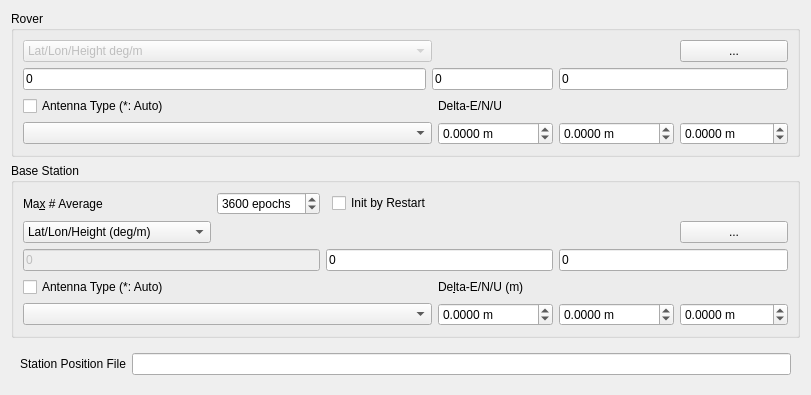
     <widget class="QWidget" name="tabPosition">
      <attribute name="title">
       <string>&amp;Positions</string>
      </attribute>
      <layout class="QGridLayout" name="gridLayout_5">
       <item row="4" column="0">
        <widget class="QWidget" name="widget_3" native="true">
         <property name="sizePolicy">
          <sizepolicy hsizetype="Preferred" vsizetype="Maximum">
           <horstretch>0</horstretch>
           <verstretch>0</verstretch>
          </sizepolicy>
         </property>
         <layout class="QGridLayout" name="gridLayout_12">
          <item row="0" column="0">
           <widget class="QLabel" name="Label30">
            <property name="toolTip">
             <string/>
            </property>
            <property name="text">
             <string>Station Position File</string>
            </property>
            <property name="buddy">
             <cstring>lEStationPositionFile</cstring>
            </property>
           </widget>
          </item>
          <item row="0" column="1">
           <widget class="QLineEdit" name="lEStationPositionFile">
            <property name="toolTip">
             <string>&lt;html&gt;&lt;head/&gt;&lt;body&gt;&lt;p&gt;Input the station position file path to retrieve the position from the station list (option: &lt;span style=&quot; font-style:italic;&quot;&gt;file-staposfile&lt;/span&gt;). &lt;/p&gt;&lt;p&gt;The station position file is a text file which contains the multiple lines. Each line represents a record for a station. A record contains:&lt;/p&gt;&lt;p&gt;&lt;span style=&quot; font-weight:700;&quot;&gt;- Latitude (deg)&lt;/span&gt;&lt;/p&gt;&lt;p&gt;&lt;span style=&quot; font-weight:700;&quot;&gt;- Longitude (deg)&lt;/span&gt;&lt;/p&gt;&lt;p&gt;&lt;span style=&quot; font-weight:700;&quot;&gt;- Ellipsoidal height (m)&lt;/span&gt;&lt;/p&gt;&lt;p&gt;&lt;span style=&quot; font-weight:700;&quot;&gt;- Station ID&lt;/span&gt;&lt;/p&gt;&lt;p&gt;&lt;span style=&quot; font-weight:700;&quot;&gt;- Station name&lt;/span&gt;&lt;/p&gt;&lt;p&gt;separated by spaces. The line starting &amp;quot;%&amp;quot; is treated as the comment line. &lt;/p&gt;&lt;p&gt;&lt;br/&gt;&lt;/p&gt;&lt;p&gt;An example station position file is found at &amp;quot;data\stations.pos&amp;quot;.&lt;/p&gt;&lt;p&gt;SINEX station positions can be used as well. An sample SINEX file is found at &amp;quot;data\igs10P1565_wocov.snx&amp;quot;&lt;/p&gt;&lt;/body&gt;&lt;/html&gt;</string>
            </property>
           </widget>
          </item>
         </layout>
        </widget>
       </item>
       <item row="3" column="0">
        <widget class="QGroupBox" name="GroupRefAnt">
         <property name="title">
          <string>Base Station</string>
         </property>
         <layout class="QGridLayout" name="gridLayout_10">
          <item row="5" column="6">
           <widget class="QDoubleSpinBox" name="sBReferenceAntennaU">
            <property name="toolTip">
             <string>&lt;html&gt;&lt;head/&gt;&lt;body&gt;&lt;p&gt;Set the delta position in up direction of the rover antenna as offsets of ARP (antenna reference point) position with refer to the marker (option: &lt;span style=&quot; font-style:italic;&quot;&gt;ant2-antdelu&lt;/span&gt;)&lt;/p&gt;&lt;/body&gt;&lt;/html&gt;</string>
            </property>
            <property name="suffix">
             <string> m</string>
            </property>
            <property name="decimals">
             <number>4</number>
            </property>
            <property name="minimum">
             <double>-10000.000000000000000</double>
            </property>
            <property name="maximum">
             <double>10000.000000000000000</double>
            </property>
           </widget>
          </item>
          <item row="1" column="6">
           <widget class="QPushButton" name="btnReferencePosition">
            <property name="toolTip">
             <string>Select reference position</string>
            </property>
            <property name="text">
             <string>...</string>
            </property>
           </widget>
          </item>
          <item row="3" column="4">
           <widget class="QLabel" name="lblReferenceAntennaD">
            <property name="text">
             <string>De&amp;lta-E/N/U (m)</string>
            </property>
            <property name="buddy">
             <cstring>sBReferenceAntennaE</cstring>
            </property>
           </widget>
          </item>
          <item row="3" column="0" colspan="2">
           <widget class="QCheckBox" name="cBReferenceAntennaPcv">
            <property name="toolTip">
             <string>&lt;html&gt;&lt;head/&gt;&lt;body&gt;&lt;p&gt;Specify base station antenna type and/or delta position&lt;/p&gt;&lt;/body&gt;&lt;/html&gt;</string>
            </property>
            <property name="text">
             <string>Antenna Type (*: Auto)</string>
            </property>
           </widget>
          </item>
          <item row="5" column="4">
           <widget class="QDoubleSpinBox" name="sBReferenceAntennaE">
            <property name="toolTip">
             <string>&lt;html&gt;&lt;head/&gt;&lt;body&gt;&lt;p&gt;Set the delta position in east direction of the rover antenna as offsets of ARP (antenna reference point) position with refer to the marker (option: &lt;span style=&quot; font-style:italic;&quot;&gt;ant2-antdele&lt;/span&gt;)&lt;/p&gt;&lt;/body&gt;&lt;/html&gt;</string>
            </property>
            <property name="suffix">
             <string> m</string>
            </property>
            <property name="decimals">
             <number>4</number>
            </property>
            <property name="minimum">
             <double>-100000.000000000000000</double>
            </property>
            <property name="maximum">
             <double>1000000.000000000000000</double>
            </property>
           </widget>
          </item>
          <item row="1" column="0">
           <widget class="QComboBox" name="cBReferencePositionType">
            <property name="toolTip">
             <string>Select base station position format</string>
            </property>
            <item>
             <property name="text">
              <string>Lat/Lon/Height (deg/m)</string>
             </property>
            </item>
            <item>
             <property name="text">
              <string>Lat/Lon/Height (dms/m)</string>
             </property>
            </item>
            <item>
             <property name="text">
              <string>X/Y/Z-ECEF m</string>
             </property>
            </item>
            <item>
             <property name="text">
              <string>Average of Single Position</string>
             </property>
            </item>
            <item>
             <property name="text">
              <string>Get from Position File</string>
             </property>
            </item>
            <item>
             <property name="text">
              <string>RINEX Header Position</string>
             </property>
            </item>
            <item>
             <property name="text">
              <string>RTCM/Raw Antenna Position</string>
             </property>
            </item>
           </widget>
          </item>
          <item row="5" column="5">
           <widget class="QDoubleSpinBox" name="sBReferenceAntennaN">
            <property name="toolTip">
             <string>&lt;html&gt;&lt;head/&gt;&lt;body&gt;&lt;p&gt;Set the delta position in north direction of the rover antenna as offsets of ARP (antenna reference point) position with refer to the marker (option: &lt;span style=&quot; font-style:italic;&quot;&gt;ant2-antdeln&lt;/span&gt;)&lt;/p&gt;&lt;/body&gt;&lt;/html&gt;</string>
            </property>
            <property name="suffix">
             <string> m</string>
            </property>
            <property name="decimals">
             <number>4</number>
            </property>
            <property name="minimum">
             <double>-100000.000000000000000</double>
            </property>
            <property name="maximum">
             <double>1000000.000000000000000</double>
            </property>
           </widget>
          </item>
          <item row="0" column="0">
           <widget class="QLabel" name="lblMaxAveEp">
            <property name="text">
             <string>Ma&amp;x # Average</string>
            </property>
            <property name="buddy">
             <cstring>sBMaxAveEp</cstring>
            </property>
           </widget>
          </item>
          <item row="0" column="1">
           <widget class="QSpinBox" name="sBMaxAveEp">
            <property name="toolTip">
             <string>Maximum averaging epochs</string>
            </property>
            <property name="suffix">
             <string> epochs</string>
            </property>
            <property name="maximum">
             <number>10000</number>
            </property>
            <property name="value">
             <number>3600</number>
            </property>
           </widget>
          </item>
          <item row="0" column="3">
           <widget class="QCheckBox" name="cBInitRestart">
            <property name="toolTip">
             <string>Initialize by restart</string>
            </property>
            <property name="text">
             <string>Init by Restart</string>
            </property>
           </widget>
          </item>
          <item row="5" column="0" colspan="4">
           <widget class="QComboBox" name="cBReferenceAntenna">
            <property name="toolTip">
             <string>&lt;html&gt;&lt;head/&gt;&lt;body&gt;&lt;p&gt;Select the type of the base station antenna (option: &lt;span style=&quot; font-style:italic;&quot;&gt;ant2-anttype&lt;/span&gt;).&lt;/p&gt;&lt;p&gt;To select the antenna type, set the &amp;quot;Receiver Antenna PCV File&amp;quot; path in &amp;quot;Files&amp;quot;. &lt;/p&gt;&lt;p&gt;If &amp;quot;*&amp;quot; is used, antenna type and antenna delta are recognized by the antenna information of RINEX OBS header.&lt;/p&gt;&lt;/body&gt;&lt;/html&gt;</string>
            </property>
           </widget>
          </item>
          <item row="2" column="5" colspan="2">
           <widget class="QLineEdit" name="lEReferencePosition3">
            <property name="toolTip">
             <string>Base station position as specify by the format.</string>
            </property>
            <property name="text">
             <string>0</string>
            </property>
           </widget>
          </item>
          <item row="2" column="2" colspan="3">
           <widget class="QLineEdit" name="lEReferencePosition2">
            <property name="toolTip">
             <string>Base station position as specify by the format.</string>
            </property>
            <property name="text">
             <string>0</string>
            </property>
           </widget>
          </item>
          <item row="2" column="0" colspan="2">
           <widget class="QLineEdit" name="lEReferencePosition1">
            <property name="enabled">
             <bool>false</bool>
            </property>
            <property name="toolTip">
             <string/>
            </property>
            <property name="text">
             <string>0</string>
            </property>
           </widget>
          </item>
         </layout>
        </widget>
       </item>
       <item row="1" column="0">
        <widget class="QGroupBox" name="GroupRovAnt">
         <property name="title">
          <string>Rover</string>
         </property>
         <layout class="QGridLayout" name="gridLayout_11">
          <item row="0" column="0" colspan="2">
           <widget class="QComboBox" name="cBRoverPositionType">
            <property name="enabled">
             <bool>false</bool>
            </property>
            <property name="toolTip">
             <string>Select rover position format</string>
            </property>
            <item>
             <property name="text">
              <string>Lat/Lon/Height deg/m</string>
             </property>
            </item>
            <item>
             <property name="text">
              <string>Lat/Lon/Height dms/m</string>
             </property>
            </item>
            <item>
             <property name="text">
              <string>X/Y/Z-ECEF m</string>
             </property>
            </item>
            <item>
             <property name="text">
              <string>Average of Single Pos</string>
             </property>
            </item>
            <item>
             <property name="text">
              <string>Get from Position File</string>
             </property>
            </item>
            <item>
             <property name="text">
              <string>RINEX Header Position</string>
             </property>
            </item>
            <item>
             <property name="text">
              <string>RTCM/Raw Antenna Position</string>
             </property>
            </item>
           </widget>
          </item>
          <item row="0" column="5">
           <widget class="QPushButton" name="btnRoverPosition">
            <property name="toolTip">
             <string>Select rover position</string>
            </property>
            <property name="text">
             <string>...</string>
            </property>
           </widget>
          </item>
          <item row="1" column="0">
           <widget class="QLineEdit" name="lERoverPosition1">
            <property name="enabled">
             <bool>true</bool>
            </property>
            <property name="toolTip">
             <string>Rover position as specify by the format.</string>
            </property>
            <property name="text">
             <string>0</string>
            </property>
           </widget>
          </item>
          <item row="1" column="1" colspan="2">
           <widget class="QLineEdit" name="lERoverPosition2">
            <property name="toolTip">
             <string>Rover position as specify by the format.</string>
            </property>
            <property name="text">
             <string>0</string>
            </property>
           </widget>
          </item>
          <item row="1" column="3" colspan="3">
           <widget class="QLineEdit" name="lERoverPosition3">
            <property name="toolTip">
             <string>Rover position as specify by the format.</string>
            </property>
            <property name="text">
             <string>0</string>
            </property>
           </widget>
          </item>
          <item row="3" column="0" colspan="2">
           <widget class="QCheckBox" name="cBRoverAntennaPcv">
            <property name="toolTip">
             <string>&lt;html&gt;&lt;head/&gt;&lt;body&gt;&lt;p&gt;Specify rover antenna type and/or delta position&lt;/p&gt;&lt;/body&gt;&lt;/html&gt;</string>
            </property>
            <property name="text">
             <string>Antenna Type (*: Auto)</string>
            </property>
           </widget>
          </item>
          <item row="3" column="2" colspan="3">
           <widget class="QLabel" name="lblRoverAntennaD">
            <property name="text">
             <string>Delta-E/N/U</string>
            </property>
            <property name="buddy">
             <cstring>sBRoverAntennaE</cstring>
            </property>
           </widget>
          </item>
          <item row="5" column="0" colspan="2">
           <widget class="QComboBox" name="cBRoverAntenna">
            <property name="toolTip">
             <string>&lt;html&gt;&lt;head/&gt;&lt;body&gt;&lt;p&gt;Select the type of the rover antenna (option: &lt;span style=&quot; font-style:italic;&quot;&gt;ant1-anttype&lt;/span&gt;).&lt;/p&gt;&lt;p&gt;To select the antenna type, set the &amp;quot;Receiver Antenna PCV File&amp;quot; path in &amp;quot;Files&amp;quot;. &lt;/p&gt;&lt;p&gt;If &amp;quot;*&amp;quot; is used, antenna type and antenna delta are recognized by the antenna information of RINEX OBS header.&lt;/p&gt;&lt;/body&gt;&lt;/html&gt;</string>
            </property>
           </widget>
          </item>
          <item row="5" column="2">
           <widget class="QDoubleSpinBox" name="sBRoverAntennaE">
            <property name="toolTip">
             <string>&lt;html&gt;&lt;head/&gt;&lt;body&gt;&lt;p&gt;Set the delta position in east direction of the rover antenna as offsets of ARP (antenna reference point) position with refer to the marker (option: &lt;span style=&quot; font-style:italic;&quot;&gt;ant1-antdele&lt;/span&gt;)&lt;/p&gt;&lt;/body&gt;&lt;/html&gt;</string>
            </property>
            <property name="suffix">
             <string> m</string>
            </property>
            <property name="decimals">
             <number>4</number>
            </property>
            <property name="minimum">
             <double>-1000000.000000000000000</double>
            </property>
            <property name="maximum">
             <double>1000000.000000000000000</double>
            </property>
           </widget>
          </item>
          <item row="5" column="5">
           <widget class="QDoubleSpinBox" name="sBRoverAntennaU">
            <property name="toolTip">
             <string>&lt;html&gt;&lt;head/&gt;&lt;body&gt;&lt;p&gt;Set the delta position in up direction of the rover antenna as offsets of ARP (antenna reference point) position with refer to the marker (option: &lt;span style=&quot; font-style:italic;&quot;&gt;ant1-antdelu&lt;/span&gt;)&lt;/p&gt;&lt;/body&gt;&lt;/html&gt;</string>
            </property>
            <property name="suffix">
             <string> m</string>
            </property>
            <property name="decimals">
             <number>4</number>
            </property>
            <property name="minimum">
             <double>-10000.000000000000000</double>
            </property>
            <property name="maximum">
             <double>10000.000000000000000</double>
            </property>
           </widget>
          </item>
          <item row="5" column="3" colspan="2">
           <widget class="QDoubleSpinBox" name="sBRoverAntennaN">
            <property name="toolTip">
             <string>&lt;html&gt;&lt;head/&gt;&lt;body&gt;&lt;p&gt;Set the delta position in north direction of the rover antenna as offsets of ARP (antenna reference point) position with refer to the marker (option: &lt;span style=&quot; font-style:italic;&quot;&gt;ant1-antdeln&lt;/span&gt;)&lt;/p&gt;&lt;/body&gt;&lt;/html&gt;</string>
            </property>
            <property name="suffix">
             <string> m</string>
            </property>
            <property name="decimals">
             <number>4</number>
            </property>
            <property name="minimum">
             <double>-100000.000000000000000</double>
            </property>
            <property name="maximum">
             <double>1000000.000000000000000</double>
            </property>
           </widget>
          </item>
         </layout>
        </widget>
       </item>
      </layout>
     </widget>
